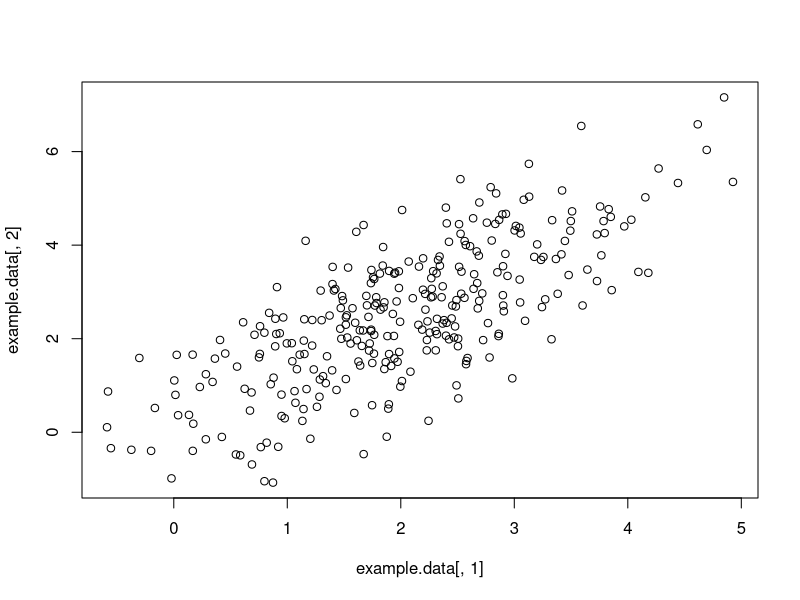
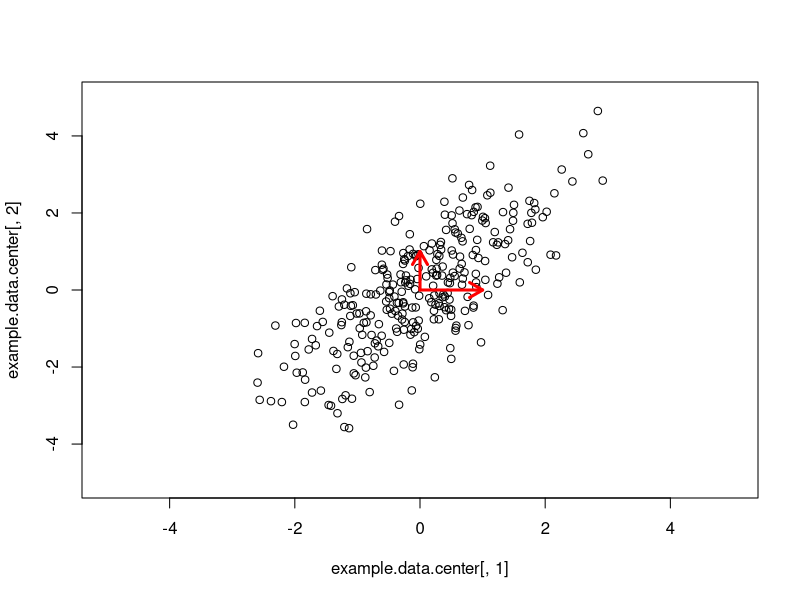
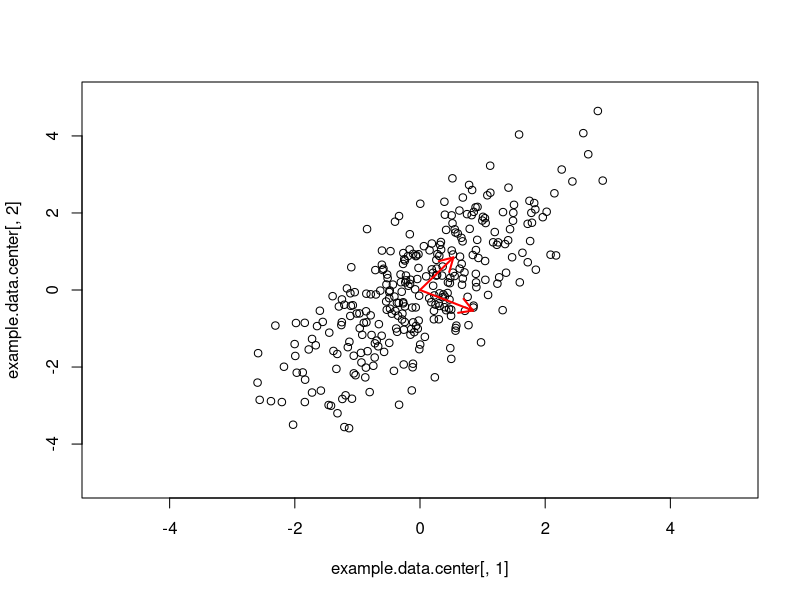
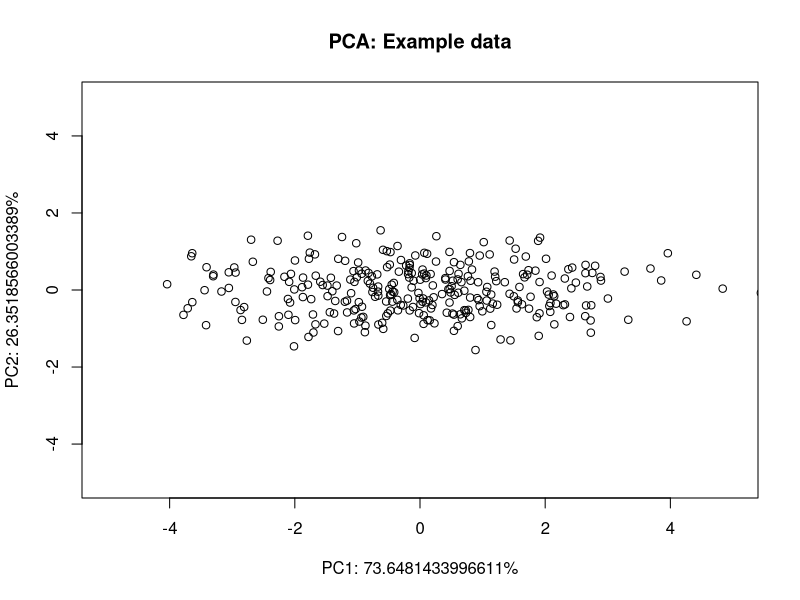

Source code (R) for these figures, in order:
## ---- chunk 1

set.seed(1987)

## ---- chunk 2

x <- 2 + rnorm(300,0,1)
y <- 0.5 + 1*x + rnorm(300,0,1)

example.data <- cbind(x,y)
plot(example.data[,1],example.data[,2])

## ---- chunk 3
example.data.center <- scale(example.data, center = TRUE, scale = FALSE)
plot(example.data.center[,1], example.data.center[,2],xlim = c(-5,5), ylim = c(-5,5))
arrows(x0=0, y0=0, x1 = 1, y1 = 0, col = "red", lwd = 3,length =0.15)
arrows(x0=0, y0=0, x1 = 0, y1 = 1, col = "red", lwd = 3,length =0.15)

## ---- chunk 4

# when you use prcomp, your input data should have measrued variables in columns and individual samples/points as rows (N samples x G genes (genotypes))
pca.result <- prcomp(example.data.center)

## ---- chunk 5

str(pca.result)

## ---- chunk 6
#$sdev contains information about the fraction of variation explained by a certain principal component.
pca.result$sdev

pcs = (pca.result$sdev / sum(pca.result$sdev))*100
## ---- chunk 7
#$rotation contains the directions of principal components in each of its columns.
pca.result$rotation

plot(example.data.center[,1], example.data.center[,2],xlim = c(-5,5), ylim = c(-5,5))
arrows(x0=0, y0=0, x1 = pca.result$rotation[1,1], y1 = pca.result$rotation[2,1], col = "red", lwd = 2,length =0.15)
arrows(x0=0, y0=0, x1 = pca.result$rotation[1,2], y1 = pca.result$rotation[2,2], col = "red", lwd = 2,length =0.15)
## ---- chunk 8
#$center contains the mean for each data column (in our case it would be close or equal to 0 since we centered the data). 
pca.result$center

#$scale contains information about whether or not we gave the option to scale (divide it by its standard deviation) the data. 
pca.result$scale

#$x contains the coordinate values of the data projected to a principal component in each of its columns.
plot(pca.result$x[,1],pca.result$x[,2],xlim = c(-5,5), ylim = c(-5,5), xlab=paste0('PC1: ', pcs[1],'%'), ylab=paste0('PC2: ',pcs[2],'%'), main='PCA: Example data')

## ---- chunk 9

library(MASS)

lr_likelihood <- function(y, x_input = NULL){
    n_samples <- length(y)

    X_mx <- cbind(matrix(1, nrow = n_samples, ncol = 1), x_input)

    MLE_beta <- ginv(t(X_mx) %*% X_mx) %*% t(X_mx) %*% y
    
    y_hat <- X_mx %*% MLE_beta
    
    var_hat <- sum((y - (y_hat))^2) / (n_samples - 1)
    
    log_likelihood <- -((n_samples / 2) * log(2 * pi * var_hat) ) - ((1/ (2*var_hat)) * sum((y - (y_hat))^2))
    
    return(log_likelihood)
}
## ---- chunk 10

LRT_test <- function(logl_H0, logl_HA, df_test){

    LRT<-2*logl_HA-2*logl_H0 #likelihood ratio test statistic
    #likelihood ratio test statistic for every genotype
    pval <- pchisq(LRT, df_test, lower.tail = F)
    return(pval)
}

## ---- chunk 11
set.seed(1987)

x = sample(c(-1,0,1), 100, replace = TRUE)

y = 0.9 * x + rnorm(100)

h0_nocovar <- lr_likelihood(y)
h1_nocovar <- lr_likelihood(y, x)

LRT_test(h0_nocovar, h1_nocovar, df_test = 1)
## ---- chunk 12
x_c = sample(c(0,1), 100, replace = TRUE)
y2 = y + 0.8 * x_c 
  
h0_withcovar <- lr_likelihood(y2)
h1_withcovar <- lr_likelihood(y2, x)
LRT_test(h0_withcovar, h1_withcovar, df_test = 1)
## ---- chunk 13
h0_includecovar <- lr_likelihood(y2, x_c)
ha_includecovar <- lr_likelihood(y2, cbind(x,x_c))
LRT_test(h0_includecovar, ha_includecovar, df_test = 1)
